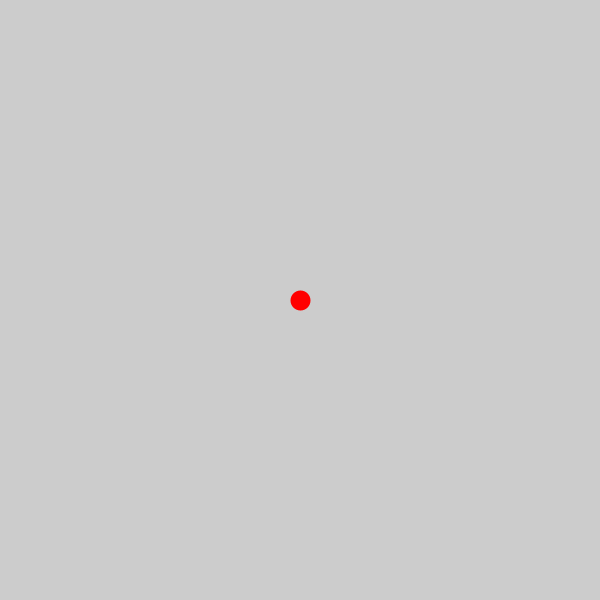
Frame 1 (no input)
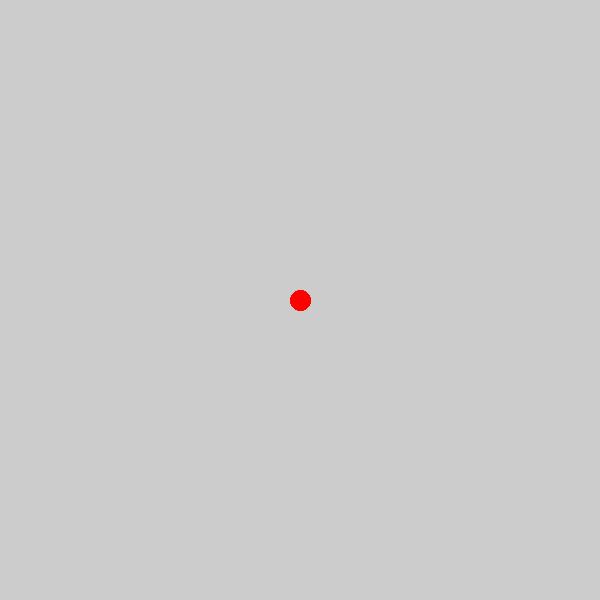
Frame 60 (the mouse pressed at the canvas centre just before this capture)
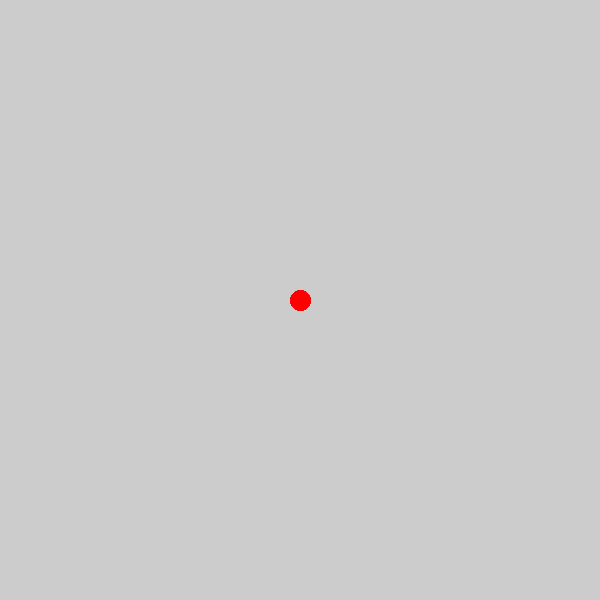
Frame 120 (the mouse held since frame 60 and released just before this capture)

The Processing sketch that drew these frames (run headless with seeded random() and noise(); from frame 60 on, the mouse is pressed at the canvas centre):

// Processing sketch: Point
// ── Point.pde
/* Point
 * Draws a red point in the center of the screen
 *
 */
void setup() {
  // Setup code - gets called once at 
  // the start of the app
  println("Set-up");
  
  // Set the window size (width, height)
  size(600, 600);
}


void draw() {
  // Set stroke size
  strokeWeight(20);
  
  // Set stroke color red
  stroke(255, 0, 0);
  
  // Draw point at center of the screen
  point(width/2, height/2);
}
